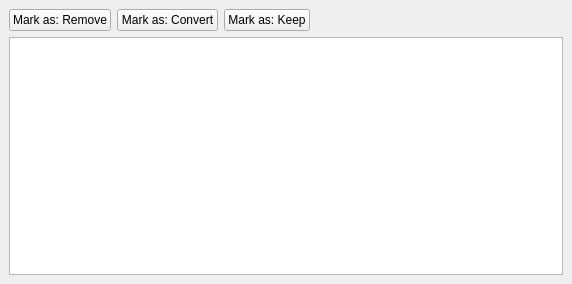
<?xml version="1.0" encoding="UTF-8"?>
<ui version="4.0">
 <class>SharedResourcesDialog</class>
 <widget class="QWidget" name="SharedResourcesDialog">
  <property name="geometry">
   <rect>
    <x>0</x>
    <y>0</y>
    <width>572</width>
    <height>284</height>
   </rect>
  </property>
  <property name="windowTitle">
   <string notr="true"/>
  </property>
  <layout class="QHBoxLayout" name="horizontalLayout_2">
   <property name="leftMargin">
    <number>0</number>
   </property>
   <property name="topMargin">
    <number>0</number>
   </property>
   <property name="rightMargin">
    <number>0</number>
   </property>
   <property name="bottomMargin">
    <number>0</number>
   </property>
   <item>
    <widget class="QWidget" name="mainWidget" native="true">
     <property name="whatsThis">
      <string/>
     </property>
     <layout class="QVBoxLayout" name="verticalLayout">
      <item>
       <layout class="QHBoxLayout" name="horizontalLayout">
        <item>
         <widget class="QPushButton" name="markAsRemove">
          <property name="toolTip">
           <string extracomment="@info:tooltip">Mark all selected items to be removed from your project</string>
          </property>
          <property name="text">
           <string extracomment="@action:button">Mark as: Remove</string>
          </property>
         </widget>
        </item>
        <item>
         <widget class="QPushButton" name="markAsConvert">
          <property name="toolTip">
           <string extracomment="@info:tooltip">Mark all selected items to be converted to local resources</string>
          </property>
          <property name="text">
           <string extracomment="@action:button">Mark as: Convert</string>
          </property>
         </widget>
        </item>
        <item>
         <widget class="QPushButton" name="markAsKeep">
          <property name="toolTip">
           <string extracomment="info:tooltip">Mark all selected items to be kept as shared resources</string>
          </property>
          <property name="text">
           <string extracomment="@action:button">Mark as: Keep</string>
          </property>
         </widget>
        </item>
        <item>
         <spacer name="horizontalSpacer">
          <property name="orientation">
           <enum>Qt::Horizontal</enum>
          </property>
          <property name="sizeHint" stdset="0">
           <size>
            <width>40</width>
            <height>20</height>
           </size>
          </property>
         </spacer>
        </item>
       </layout>
      </item>
      <item>
       <widget class="QTreeView" name="resourceView">
        <property name="selectionMode">
         <enum>QAbstractItemView::ExtendedSelection</enum>
        </property>
        <property name="rootIsDecorated">
         <bool>true</bool>
        </property>
        <attribute name="headerDefaultSectionSize">
         <number>300</number>
        </attribute>
        <attribute name="headerHighlightSections">
         <bool>false</bool>
        </attribute>
        <attribute name="headerShowSortIndicator" stdset="0">
         <bool>false</bool>
        </attribute>
        <attribute name="headerStretchLastSection">
         <bool>true</bool>
        </attribute>
       </widget>
      </item>
     </layout>
    </widget>
   </item>
  </layout>
 </widget>
 <resources/>
 <connections/>
</ui>
